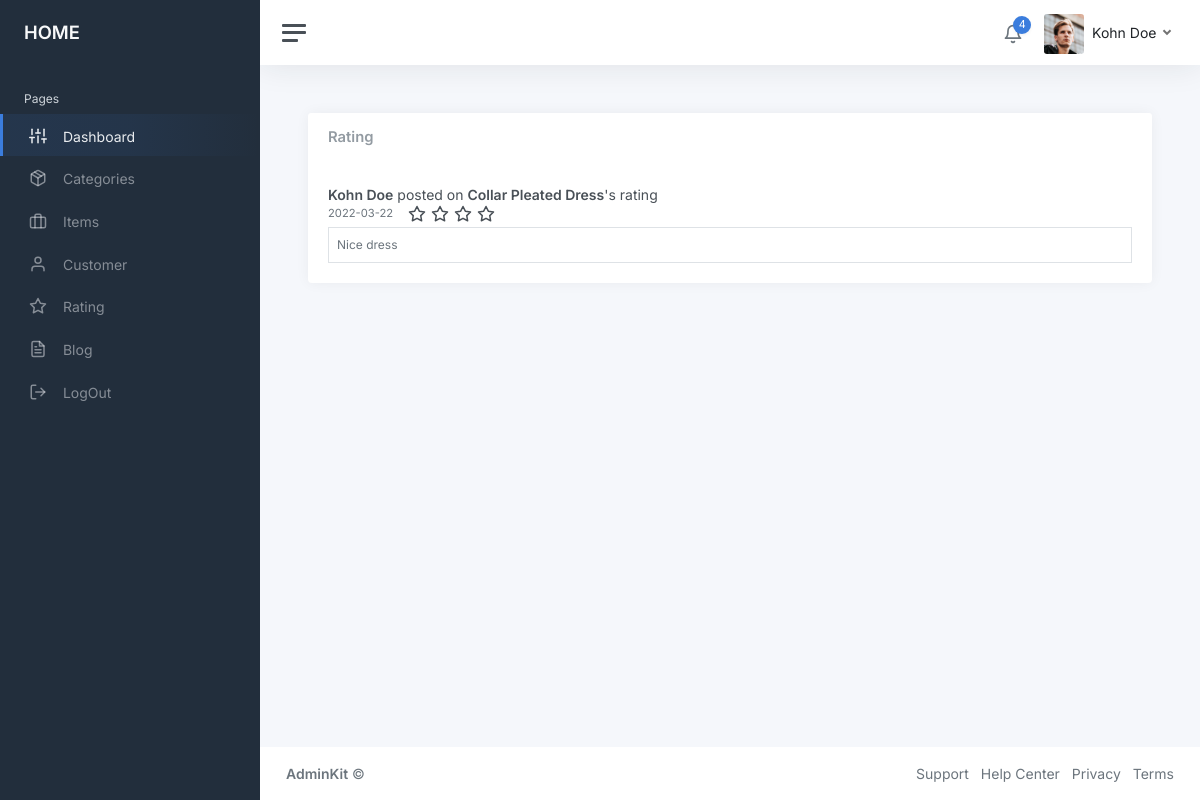
Page /admin/home.php?quanly=rate (signed in) on the committed database.
### tables this page shows
CREATE TABLE `ratings` (
  `id` int(11) NOT NULL,
  `value` int(11) NOT NULL,
  `comment` varchar(255) DEFAULT NULL,
  `user_id` int(11) NOT NULL,
  `clothing_id` int(11) NOT NULL,
  `date` date NOT NULL DEFAULT current_timestamp()
);

CREATE TABLE `users` (
  `id` int(11) NOT NULL,
  `name` varchar(255) NOT NULL,
  `dateOfBirth` datetime NOT NULL,
  `email` varchar(255) NOT NULL,
  `role` enum('client','admin') NOT NULL DEFAULT 'client',
  `password` varchar(255) NOT NULL,
  `image` varchar(255) DEFAULT NULL,
  `status` tinyint(1) DEFAULT 1,
  `address` varchar(255) NOT NULL,
  `phone_no` varchar(255) NOT NULL,
  `createdAt` date NOT NULL DEFAULT current_timestamp()
);

CREATE TABLE `clothes` (
  `id` int(11) NOT NULL,
  `status` enum('hide','active','delete') DEFAULT NULL,
  `img` varchar(255) DEFAULT NULL,
  `title` varchar(255) DEFAULT NULL,
  `description` varchar(255) DEFAULT NULL,
  `category` int(11) NOT NULL,
  `sex` enum('men','women','kid','unisex') DEFAULT NULL,
  `price` float DEFAULT NULL,
  `quantity` int(11) DEFAULT NULL
);

### admin/pages-rating.php (the view, shortened to what this page needs)
<?php
include_once('../database/connect.php');
?>
<main class="content">
				<div class="container-fluid p-0">
						<div class="col-md-12 col-xl-12">
							<div class="card">
								<div class="card-header">
									<h5 class="card-title mb-0">Rating</h5>
								</div>
								<div class="card-body h-100">
									<?php
										$cmt=mysqli_query($con,"SELECT value,comment,clothes.title as cloth_name,users.name as user_name,ratings.date FROM ratings,users,clothes WHERE ratings.user_id=users.id and ratings.clothing_id=clothes.id");
										while($row_cmt=mysqli_fetch_array($cmt)){
									?>
									<div class="d-flex align-items-start">
										<div class="flex-grow-1">
											<strong><?php echo $row_cmt['user_name'] ?></strong> posted on <strong><?php echo $row_cmt['cloth_name'] ?></strong>'s rating<br />
											<div class="d-flex">
											<small style="margin-right: 10px;" class="text-muted"><?php echo $row_cmt['date'] ?></small>
											<?php
											for($i=0;$i<$row_cmt['value'];$i++)
											{
											?>
											<i style="margin-left: 5px;" class="align-middle" data-feather="star"></i>
											<?php
											}
											?>
										</div>
											<div class="border text-sm text-muted p-2 mt-1">
												<?php echo $row_cmt['comment'] ?>
											</div>
										</div>
									</div>
									<?php
										}
									?>
								</div>
							</div>
						</div>
				</div>
</main>

### rows in the picture
ratings: user.name "Kohn Doe", clothing.title "Collar Pleated Dress", date "2022-03-22", value 4 (drawn), comment "Nice dress"

### other values in the picture
$_SESSION["dangnhap"] "Kohn Doe"
